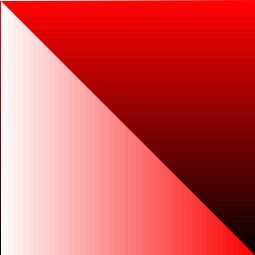
Frame 1 (no input)
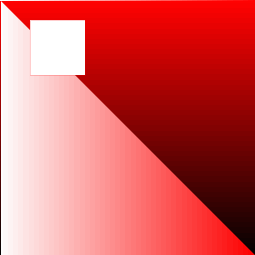
Frame 2 (the mouse pressed at the canvas centre, redrawn once)

The Processing sketch that drew these frames (run headless with seeded random() and noise(); the mouse was pressed at the canvas centre and the sketch redrawn once):

// Processing sketch: farbverlauf_linien
// ── farbverlauf_linien.pde
void setup(){
 size(255,255);
 background (255);
 noLoop();
 smooth();
}

void draw(){
  for(int b = 0; b < 255; b += 1){
    for(int c =0; c < 255; c += 1){
      stroke(255,b,b,50);
      line(255-b,0,255-b,255);
      stroke(b,0,0,50);
      line(0,255-b,255,255-b);
    }
  }
  if(mousePressed)
  rect(30, 20, 55, 55);
}
